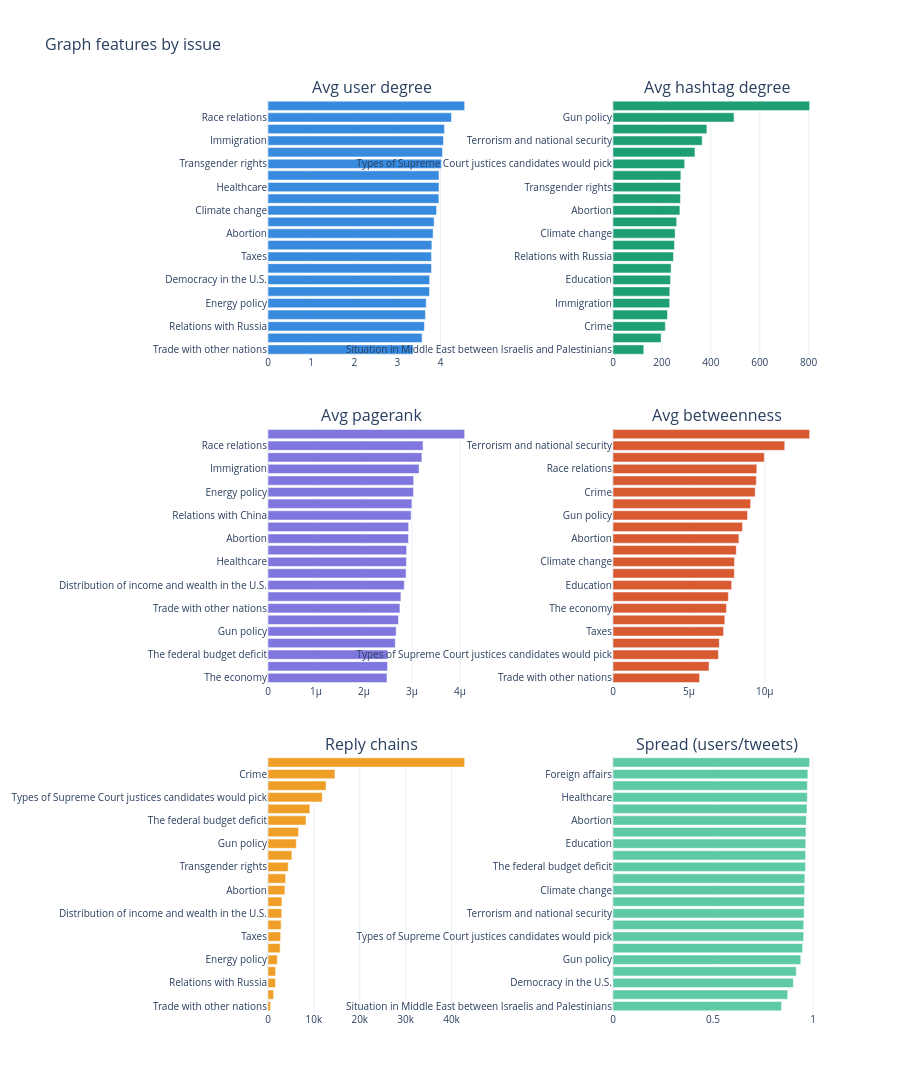

The code cell stored with this chart in its notebook:
### Code cell
import plotly.express as px
import plotly.graph_objects as go
from plotly.subplots import make_subplots

fig = make_subplots(
    rows=3, cols=2,
    subplot_titles=[
        'Avg user degree', 'Avg hashtag degree',
        'Avg pagerank', 'Avg betweenness',
        'Reply chains', 'Spread (users/tweets)'
    ],
    vertical_spacing=0.08,
    horizontal_spacing=0.25
)

cols_config = [
    ('avg_user_degree',    1, 1, '#378ADD'),
    ('avg_hashtag_degree', 1, 2, '#1D9E75'),
    ('avg_pagerank',       2, 1, '#7F77DD'),
    ('avg_betweenness',    2, 2, '#D85A30'),
    ('num_conversations',  3, 1, '#EF9F27'),
    ('spread',             3, 2, '#5DCAA5'),
]

for col, row, col_n, color in cols_config:
    sorted_df = features.sort_values(col, ascending=True)
    fig.add_trace(
        go.Bar(
            y=sorted_df['issue'],
            x=sorted_df[col],
            orientation='h',
            marker_color=color,
            showlegend=False
        ),
        row=row, col=col_n
    )

fig.update_layout(
    height=1800,
    title_text='Graph features by issue',
    title_font_size=16,
    template='plotly_white',
)
fig.update_yaxes(tickfont_size=10)
fig.update_xaxes(tickfont_size=10)
fig.show()

### Figure 1 — Plotly figure (JSON) as saved in the notebook; plotly's stock layout.template omitted (floating-point values rounded to 4 significant figures)
{"data": [{"marker": {"color": "#378ADD"}, "orientation": "h", "showlegend": false, "type": "bar", "x": [3.362, 3.571, 3.626, 3.648, 3.667, 3.744, 3.745, 3.789, 3.79, 3.797, 3.826, 3.85, 3.907, 3.96, 3.963, 3.963, 4.02, 4.043, 4.067, 4.09, 4.252, 4.557], "xaxis": "x", "y": ["Trade with other nations", "Types of Supreme Court justices candidates would pick", "Relations with Russia", "Relations with China", "Energy policy", "The economy", "Democracy in the U.S.", "Foreign affairs", "Taxes", "The federal budget deficit", "Abortion", "Education", "Climate change", "Crime", "Healthcare", "Terrorism and national security", "Transgender rights", "Distribution of income and wealth in the U.S.", "Immigration", "Gun policy", "Race relations", "Situation in Middle East between Israelis and Palestinians"], "yaxis": "y"}, {"marker": {"color": "#1D9E75"}, "orientation": "h", "showlegend": false, "type": "bar", "x": [125.8, 196.5, 213.9, 222.8, 231.7, 232.1, 235.3, 237.6, 247.1, 251.5, 254.1, 260.3, 273.5, 275.8, 276.1, 277.6, 292.9, 335.1, 364.5, 383.8, 494.9, 804.0], "xaxis": "x2", "y": ["Situation in Middle East between Israelis and Palestinians", "Distribution of income and wealth in the U.S.", "Crime", "Relations with China", "Immigration", "Race relations", "Education", "Healthcare", "Relations with Russia", "The federal budget deficit", "Climate change", "Trade with other nations", "Abortion", "Taxes", "Transgender rights", "The economy", "Types of Supreme Court justices candidates would pick", "Energy policy", "Terrorism and national security", "Democracy in the U.S.", "Gun policy", "Foreign affairs"], "yaxis": "y2"}, {"marker": {"color": "#7F77DD"}, "orientation": "h", "showlegend": false, "type": "bar", "x": [2.479e-06, 2.49e-06, 2.496e-06, 2.651e-06, 2.669e-06, 2.717e-06, 2.748e-06, 2.768e-06, 2.84e-06, 2.876e-06, 2.884e-06, 2.888e-06, 2.925e-06, 2.93e-06, 2.981e-06, 2.997e-06, 3.032e-06, 3.035e-06, 3.147e-06, 3.206e-06, 3.23e-06, 4.096e-06], "xaxis": "x3", "y": ["The economy", "Democracy in the U.S.", "The federal budget deficit", "Crime", "Gun policy", "Taxes", "Trade with other nations", "Types of Supreme Court justices candidates would pick", "Distribution of income and wealth in the U.S.", "Foreign affairs", "Healthcare", "Climate change", "Abortion", "Relations with Russia", "Relations with China", "Terrorism and national security", "Energy policy", "Transgender rights", "Immigration", "Education", "Race relations", "Situation in Middle East between Israelis and Palestinians"], "yaxis": "y3"}, {"marker": {"color": "#D85A30"}, "orientation": "h", "showlegend": false, "type": "bar", "x": [5.706e-06, 6.328e-06, 6.948e-06, 7.005e-06, 7.288e-06, 7.368e-06, 7.475e-06, 7.601e-06, 7.821e-06, 7.994e-06, 8.009e-06, 8.126e-06, 8.298e-06, 8.535e-06, 8.866e-06, 9.068e-06, 9.372e-06, 9.443e-06, 9.479e-06, 9.97e-06, 1.132e-05, 1.296e-05], "xaxis": "x4", "y": ["Trade with other nations", "Energy policy", "Types of Supreme Court justices candidates would pick", "Relations with China", "Taxes", "Foreign affairs", "The economy", "The federal budget deficit", "Education", "Healthcare", "Climate change", "Democracy in the U.S.", "Abortion", "Relations with Russia", "Gun policy", "Distribution of income and wealth in the U.S.", "Crime", "Transgender rights", "Race relations", "Immigration", "Terrorism and national security", "Situation in Middle East between Israelis and Palestinians"], "yaxis": "y4"}, {"marker": {"color": "#EF9F27"}, "orientation": "h", "showlegend": false, "type": "bar", "x": [565, 1228, 1623, 1668, 2029, 2654, 2748, 2862, 2993, 3041, 3692, 3839, 4405, 5205, 6161, 6648, 8293, 9121, 11839, 12655, 14590, 42864], "xaxis": "x5", "y": ["Trade with other nations", "Healthcare", "Relations with Russia", "Education", "Energy policy", "Race relations", "Taxes", "The economy", "Distribution of income and wealth in the U.S.", "Foreign affairs", "Abortion", "Terrorism and national security", "Transgender rights", "Climate change", "Gun policy", "Relations with China", "The federal budget deficit", "Situation in Middle East between Israelis and Palestinians", "Types of Supreme Court justices candidates would pick", "Immigration", "Crime", "Democracy in the U.S."], "yaxis": "y5"}, {"marker": {"color": "#5DCAA5"}, "orientation": "h", "showlegend": false, "type": "bar", "x": [0.8427, 0.8735, 0.9019, 0.9165, 0.9388, 0.9481, 0.9531, 0.9538, 0.9554, 0.9571, 0.9583, 0.9594, 0.9623, 0.9628, 0.9638, 0.9648, 0.9665, 0.97, 0.9717, 0.9721, 0.9742, 0.9833], "xaxis": "x6", "y": ["Situation in Middle East between Israelis and Palestinians", "Immigration", "Democracy in the U.S.", "Crime", "Gun policy", "Race relations", "Types of Supreme Court justices candidates would pick", "Energy policy", "Terrorism and national security", "The economy", "Climate change", "Transgender rights", "The federal budget deficit", "Distribution of income and wealth in the U.S.", "Education", "Relations with China", "Abortion", "Taxes", "Healthcare", "Relations with Russia", "Foreign affairs", "Trade with other nations"], "yaxis": "y6"}], "layout": {"annotations": [{"font": {"size": 16}, "showarrow": false, "text": "Avg user degree", "x": 0.1875, "xanchor": "center", "xref": "paper", "y": 1, "yanchor": "bottom", "yref": "paper"}, {"font": {"size": 16}, "showarrow": false, "text": "Avg hashtag degree", "x": 0.8125, "xanchor": "center", "xref": "paper", "y": 1, "yanchor": "bottom", "yref": "paper"}, {"font": {"size": 16}, "showarrow": false, "text": "Avg pagerank", "x": 0.1875, "xanchor": "center", "xref": "paper", "y": 0.64, "yanchor": "bottom", "yref": "paper"}, {"font": {"size": 16}, "showarrow": false, "text": "Avg betweenness", "x": 0.8125, "xanchor": "center", "xref": "paper", "y": 0.64, "yanchor": "bottom", "yref": "paper"}, {"font": {"size": 16}, "showarrow": false, "text": "Reply chains", "x": 0.1875, "xanchor": "center", "xref": "paper", "y": 0.28, "yanchor": "bottom", "yref": "paper"}, {"font": {"size": 16}, "showarrow": false, "text": "Spread (users/tweets)", "x": 0.8125, "xanchor": "center", "xref": "paper", "y": 0.28, "yanchor": "bottom", "yref": "paper"}], "height": 1800, "title": {"font": {"size": 16}, "text": "Graph features by issue"}, "xaxis": {"anchor": "y", "domain": [0, 0.375], "tickfont": {"size": 10}}, "xaxis2": {"anchor": "y2", "domain": [0.625, 1], "tickfont": {"size": 10}}, "xaxis3": {"anchor": "y3", "domain": [0, 0.375], "tickfont": {"size": 10}}, "xaxis4": {"anchor": "y4", "domain": [0.625, 1], "tickfont": {"size": 10}}, "xaxis5": {"anchor": "y5", "domain": [0, 0.375], "tickfont": {"size": 10}}, "xaxis6": {"anchor": "y6", "domain": [0.625, 1], "tickfont": {"size": 10}}, "yaxis": {"anchor": "x", "domain": [0.72, 1], "tickfont": {"size": 10}}, "yaxis2": {"anchor": "x2", "domain": [0.72, 1], "tickfont": {"size": 10}}, "yaxis3": {"anchor": "x3", "domain": [0.36, 0.64], "tickfont": {"size": 10}}, "yaxis4": {"anchor": "x4", "domain": [0.36, 0.64], "tickfont": {"size": 10}}, "yaxis5": {"anchor": "x5", "domain": [0, 0.28], "tickfont": {"size": 10}}, "yaxis6": {"anchor": "x6", "domain": [0, 0.28], "tickfont": {"size": 10}}}}
